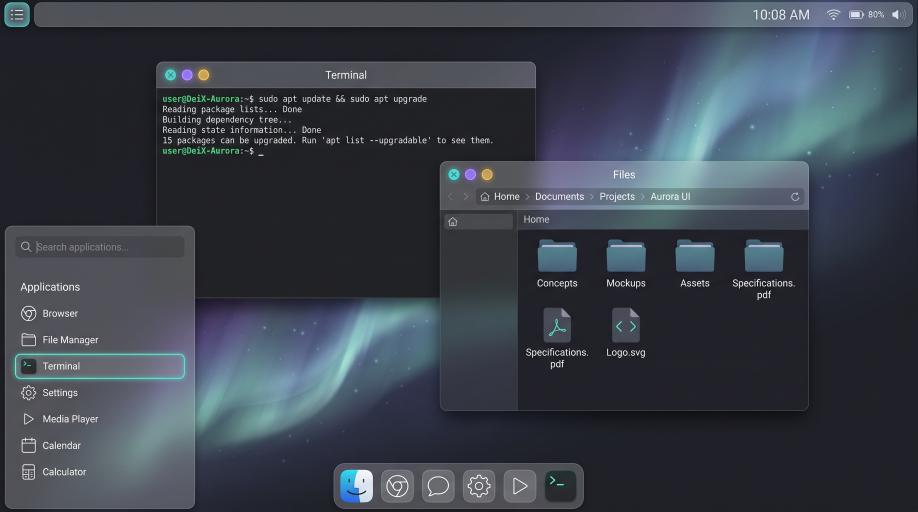
#> input picture concept.png, 2752 x 1536 px, given in place of terminal.png, which was not available (shown at 1/3 size)
$ python make_icons.py .. ../concept.png 100
#> lines starting #> are read from the running program, lines starting #| are printed output that depends on the picture; after the words box and inside, x2 and y2 are one past the last pixel; in counts of white or black regions, pixels touching at a corner belong together; pictures that were not available may be replaced by others from this repository, and a replacement may not be noted
#!/usr/bin/env python3
"""Конвертер иконок приложений: PNG -> DXIC (RGBA) для /system/media/icons.

Формат DXIC: "DXIC" | u16 LE ширина | u16 LE высота | RGBA, строка за строкой.
Исходник обрезается по границе содержимого (белые поля убираются), приводится
к квадрату и получает скруглённую маску с антиалиасингом.

    python3 tools/make_icons.py assets/icons/src assets/icons [размер]

Нужен Pillow.
"""
import struct
import sys
from pathlib import Path

from PIL import Image, ImageDraw

NAMES = ["terminal", "files", "browser", "taskmgr", "errors",
         "personalize", "display", "install", "updates", "about"]
SS = 4  # суперсэмплинг маски


def content_square(im: Image.Image) -> Image.Image:
    rgba = im.convert("RGBA")
    bg = Image.new("RGBA", rgba.size, (0, 0, 0, 255))
    bg.alpha_composite(rgba)
    rgb = bg.convert("RGB")
    w, h = rgb.size
    px = rgb.load()
    cols, rows = [], []
    for y in range(0, h, 4):
        for x in range(0, w, 4):
            r, g, b = px[x, y]
            if not (r > 235 and g > 235 and b > 235):
                cols.append(x)
                rows.append(y)
    x0, x1, y0, y1 = min(cols), max(cols), min(rows), max(rows)
    side = min(x1 - x0, y1 - y0)
    inset = int(side * 0.035)
    x0 += inset
    y0 += inset
    side -= 2 * inset
    return rgb.crop((x0, y0, x0 + side, y0 + side))


def squircle_mask(size: int, radius: float) -> Image.Image:
    big = size * SS
    m = Image.new("L", (big, big), 0)
    ImageDraw.Draw(m).rounded_rectangle((0, 0, big - 1, big - 1), radius=radius * big, fill=255)
    return m.resize((size, size), Image.LANCZOS)


def convert(src: Path, size: int) -> bytes:
    im = content_square(Image.open(src)).resize((size, size), Image.LANCZOS).convert("RGBA")
    im.putalpha(squircle_mask(size, 0.22))
    return b"DXIC" + struct.pack("<HH", size, size) + im.tobytes()


def main() -> None:
    if len(sys.argv) < 3:
        sys.exit(__doc__)
    src_dir, out_dir = Path(sys.argv[1]), Path(sys.argv[2])
    size = int(sys.argv[3]) if len(sys.argv) > 3 else 48
    out_dir.mkdir(parents=True, exist_ok=True)
    for name in NAMES:
        data = convert(src_dir / f"{name}.png", size)
#> in content_square, rgb is the input picture: PIL image 2752x1536 RGB; mean R, G, B 58.7, 65.3, 75.5
#> after the loop in content_square, `for y in range(0, h, 4):`: cols = 262858 items
#> in content_square, `x0, x1, y0, y1 = min(cols), max(cols), min(rows), max(rows)`: x0 = 0; x1 = 2748; y0 = 0; y1 = 1532
#> in content_square, `inset = int(side * 0.035)`: inset = 53
#> in content_square, `side -= 2 * inset`: side = 1426
#> in content_square, `return rgb.crop((x0, y0, x0 + side, y0 + side))`:
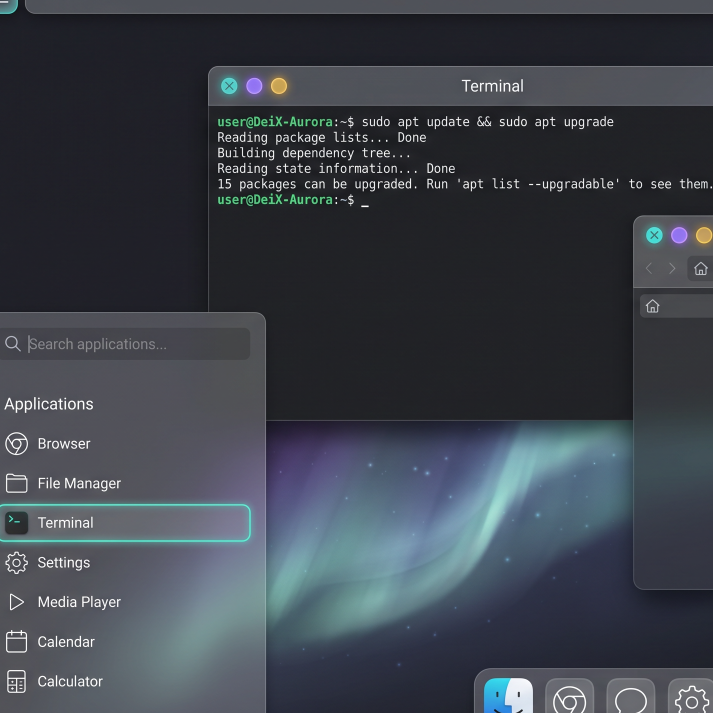
#> returned value: PIL image 1426x1426 RGB (shown at 1/2 size); mean R, G, B 60.7, 66.4, 75
#> in convert, `im = content_square(Image.open(src)).resize((size, size), Image.LANCZO..`:
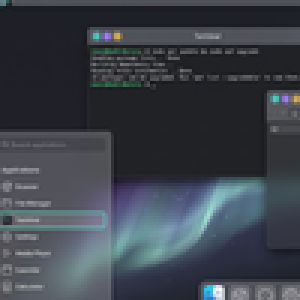
#> im: PIL image 100x100 RGBA (shown 3 times larger); mean R, G, B, A 60.7, 66.4, 75, 255
#> in squircle_mask, `m = Image.new("L", (big, big), 0)`: m: PIL image 400x400 L; every value is 0
#> in squircle_mask, `ImageDraw.Draw(m).rounded_rectangle((0, 0, big - 1, big - 1), radius=r..`:
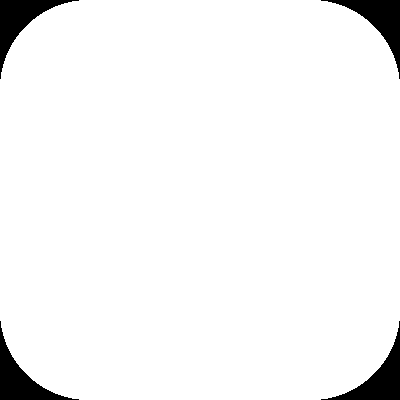
#> m: PIL image 400x400 L; 95.8% white; 4 black regions, box (x1, y1, x2, y2) and area: (0, 0, 79, 79) 1692, (321, 0, 400, 79) 1692, (0, 321, 79, 400) 1692, (321, 321, 400, 400) 1692
#> in convert, `im.putalpha(squircle_mask(size, 0.22))`:
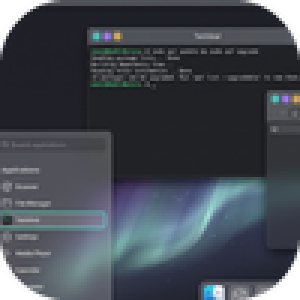
#> im: PIL image 100x100 RGBA (shown 3 times larger); mean R, G, B, A 60.7, 66.4, 75, 244.2; transparent parts drawn white
        (out_dir / f"{name}.dxic").write_bytes(data)
        print(f"{name}.dxic  {len(data)} bytes")
#| terminal.dxic  40008 bytes


if __name__ == "__main__":
#> (the run stopped early here; a loop or call above may not have finished)
